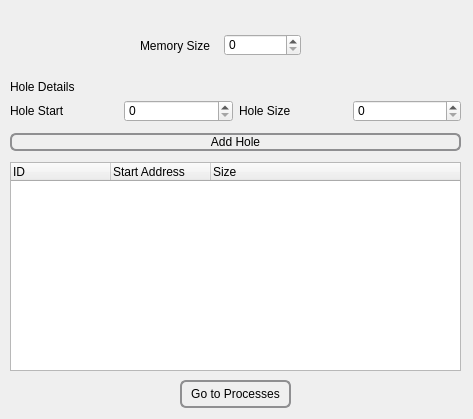
<?xml version="1.0" encoding="UTF-8"?>
<ui version="4.0">
 <class>inputform</class>
 <widget class="QWidget" name="inputform">
  <property name="geometry">
   <rect>
    <x>0</x>
    <y>0</y>
    <width>473</width>
    <height>419</height>
   </rect>
  </property>
  <property name="windowTitle">
   <string>Form</string>
  </property>
  <property name="styleSheet">
   <string notr="true">QPushButton {
    border: 2px solid #8f8f91;
    border-radius:  6px;
    background-color: qlineargradient(x1: 0, y1: 0, x2: 0, y2: 1,
                                      stop: 0 #f6f7fa, stop: 1 #dadbde);
    min-width: 80px;
}

QPushButton:pressed {
    background-color: qlineargradient(x1: 0, y1: 0, x2: 0, y2: 1,
                                      stop: 0 #dadbde, stop: 1 #f6f7fa);
}

QPushButton:flat {
    border: none;
}

QPushButton:default {
    border-color: navy;
}</string>
  </property>
  <widget class="QWidget" name="horizontalLayoutWidget">
   <property name="geometry">
    <rect>
     <x>140</x>
     <y>20</y>
     <width>161</width>
     <height>51</height>
    </rect>
   </property>
   <layout class="QHBoxLayout" name="horizontalLayout">
    <item>
     <widget class="QLabel" name="label">
      <property name="styleSheet">
       <string notr="true">font: bold large &quot;Arial&quot;</string>
      </property>
      <property name="text">
       <string>Memory Size</string>
      </property>
     </widget>
    </item>
    <item>
     <widget class="QSpinBox" name="spinBox"/>
    </item>
   </layout>
  </widget>
  <widget class="QWidget" name="verticalLayoutWidget">
   <property name="geometry">
    <rect>
     <x>10</x>
     <y>80</y>
     <width>451</width>
     <height>291</height>
    </rect>
   </property>
   <layout class="QVBoxLayout" name="verticalLayout">
    <item>
     <widget class="QLabel" name="label_2">
      <property name="styleSheet">
       <string notr="true">font: bold large &quot;Arial&quot;</string>
      </property>
      <property name="text">
       <string>Hole Details</string>
      </property>
     </widget>
    </item>
    <item>
     <layout class="QHBoxLayout" name="horizontalLayout_4">
      <property name="bottomMargin">
       <number>5</number>
      </property>
      <item>
       <layout class="QHBoxLayout" name="horizontalLayout_6">
        <item>
         <widget class="QLabel" name="label_3">
          <property name="styleSheet">
           <string notr="true">font: large &quot;Arial&quot;</string>
          </property>
          <property name="text">
           <string>Hole Start </string>
          </property>
         </widget>
        </item>
        <item>
         <layout class="QHBoxLayout" name="horizontalLayout_7">
          <item>
           <widget class="QSpinBox" name="spinBox_3"/>
          </item>
         </layout>
        </item>
        <item>
         <widget class="QLabel" name="label_4">
          <property name="styleSheet">
           <string notr="true">font: large &quot;Arial&quot;</string>
          </property>
          <property name="text">
           <string>Hole Size</string>
          </property>
         </widget>
        </item>
        <item>
         <widget class="QSpinBox" name="spinBox_2"/>
        </item>
       </layout>
      </item>
     </layout>
    </item>
    <item>
     <widget class="QPushButton" name="pushButton_2">
      <property name="styleSheet">
       <string notr="true">margin-bottom: 5px;
font: large &quot;Arial&quot;</string>
      </property>
      <property name="text">
       <string>Add Hole</string>
      </property>
     </widget>
    </item>
    <item>
     <widget class="QTreeWidget" name="treeWidget">
      <column>
       <property name="text">
        <string>ID</string>
       </property>
      </column>
      <column>
       <property name="text">
        <string>Start Address</string>
       </property>
      </column>
      <column>
       <property name="text">
        <string>Size</string>
       </property>
      </column>
     </widget>
    </item>
   </layout>
  </widget>
  <widget class="QPushButton" name="pushButton">
   <property name="geometry">
    <rect>
     <x>180</x>
     <y>380</y>
     <width>111</width>
     <height>28</height>
    </rect>
   </property>
   <property name="styleSheet">
    <string notr="true">font: large &quot;Arial&quot;</string>
   </property>
   <property name="text">
    <string>Go to Processes</string>
   </property>
  </widget>
 </widget>
 <resources/>
 <connections/>
</ui>
